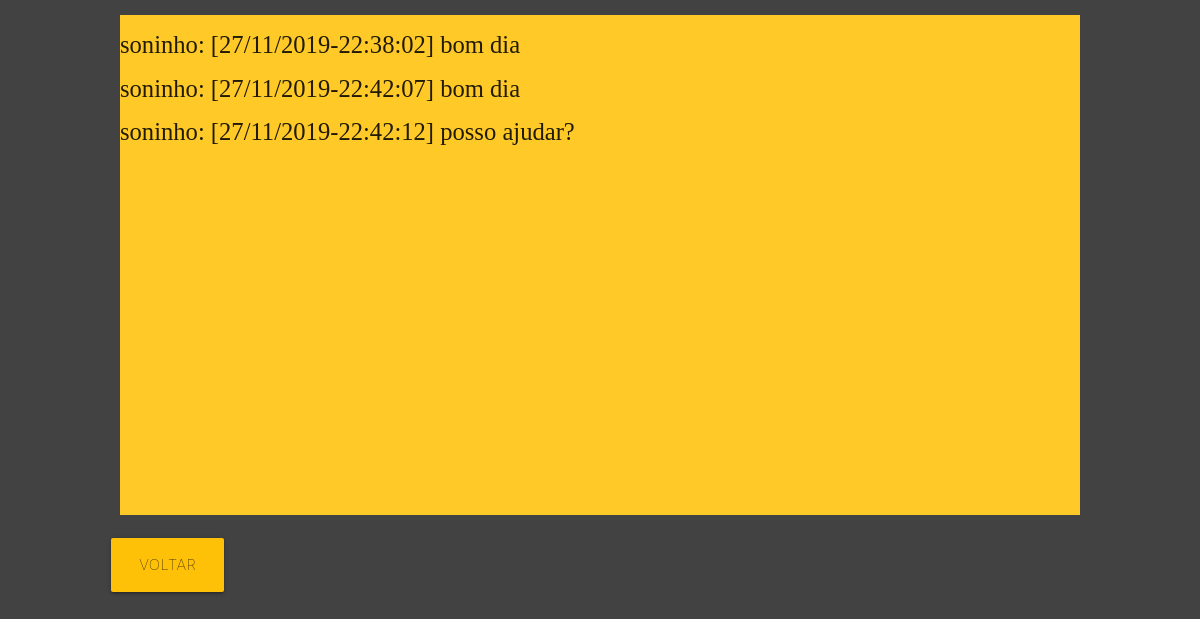
The app's page /adm_chat.php?denunciado=24 (signed in) with its own data.
### tables this page shows
CREATE TABLE `mensagem` (
  `id_mensagem` int(10) NOT NULL,
  `id_emissor_mensagem` int(10) NOT NULL,
  `emissor_mensagem` varchar(15) NOT NULL,
  `conteudo_mensagem` varchar(140) NOT NULL,
  `data_mensagem` date NOT NULL,
  `id_chat` int(10) NOT NULL,
  `tipo_emissor` int(1) NOT NULL,
  `hora_mensagem` varchar(255) DEFAULT NULL
);

### adm_chat.php (the view, shortened to what this page needs)
<?php
    include 'includes/conexao.php';
    if(isset($_GET['denunciado'])){
        $id = $_GET['denunciado'];
    }
?>
<html>
    <head>
        <?php include 'includes/head.php';?>
        <link rel="stylesheet" type="text/css" href="css/stylechat.css"/>
    </head>
    <body class="#424242 grey darken-3">
        <div class="row container offset-s2 ">
            <div style="overflow:auto;background-color:#ffca28;height:500px;" class="superior">
                <?php
                    $sql_exibir=('SELECT * FROM mensagem WHERE id_emissor_mensagem ='.$id.' ORDER BY id_mensagem;');
                    $exibir = mysqli_query ($conexao, $sql_exibir);
                    while($con=mysqli_fetch_array($exibir)){
                        $data_timestamp = strtotime($con['data_mensagem']);
                        $data_br = date("d/m/Y", $data_timestamp);
                        echo("<h5>".$con['emissor_mensagem'].": [".$data_br."-".$con['hora_mensagem']."] ".$con['conteudo_mensagem'].'</h5>');
                    }
                ?>
            </div><br/>
            <div class="col offset-s1 s11 ">
                <a class="waves-effect waves-light btn-large #ffca28 amber alighten-1 black-text" href="adm_denuncia.php">Voltar</a>
            </div>
        </div>
    </body>
</html>

### includes/head.php (shortened to what this page needs)
<link type="text/css" rel="stylesheet" href="css/materialize.min.css"  media="screen,projection"/>
<link type="text/css" rel="stylesheet" href="css/custom.css"  media="screen,projection"/>
<link rel="stylesheet" href="css/fonts.css">
<link rel="stylesheet" href="css/paypal.css">

### css/custom.css (style rules this page uses)
html { font-weight: 100; }

### css/stylechat.css (style rules this page uses)
* { padding:0px; margin:0px; }
.container { width:100%; height:100%; background-color:#424242; padding-top:15px; }
.superior { width:80%; height:80%; background-color:aliceblue; margin:auto; position:relative; }

### records on screen
mensagem: emissor_mensagem "soninho", data_mensagem "27/11/2019", hora_mensagem "22:38:02", conteudo_mensagem "bom dia"
mensagem: emissor_mensagem "soninho", data_mensagem "27/11/2019", hora_mensagem "22:42:07", conteudo_mensagem "bom dia"
mensagem: emissor_mensagem "soninho", data_mensagem "27/11/2019", hora_mensagem "22:42:12", conteudo_mensagem "posso ajudar?"
